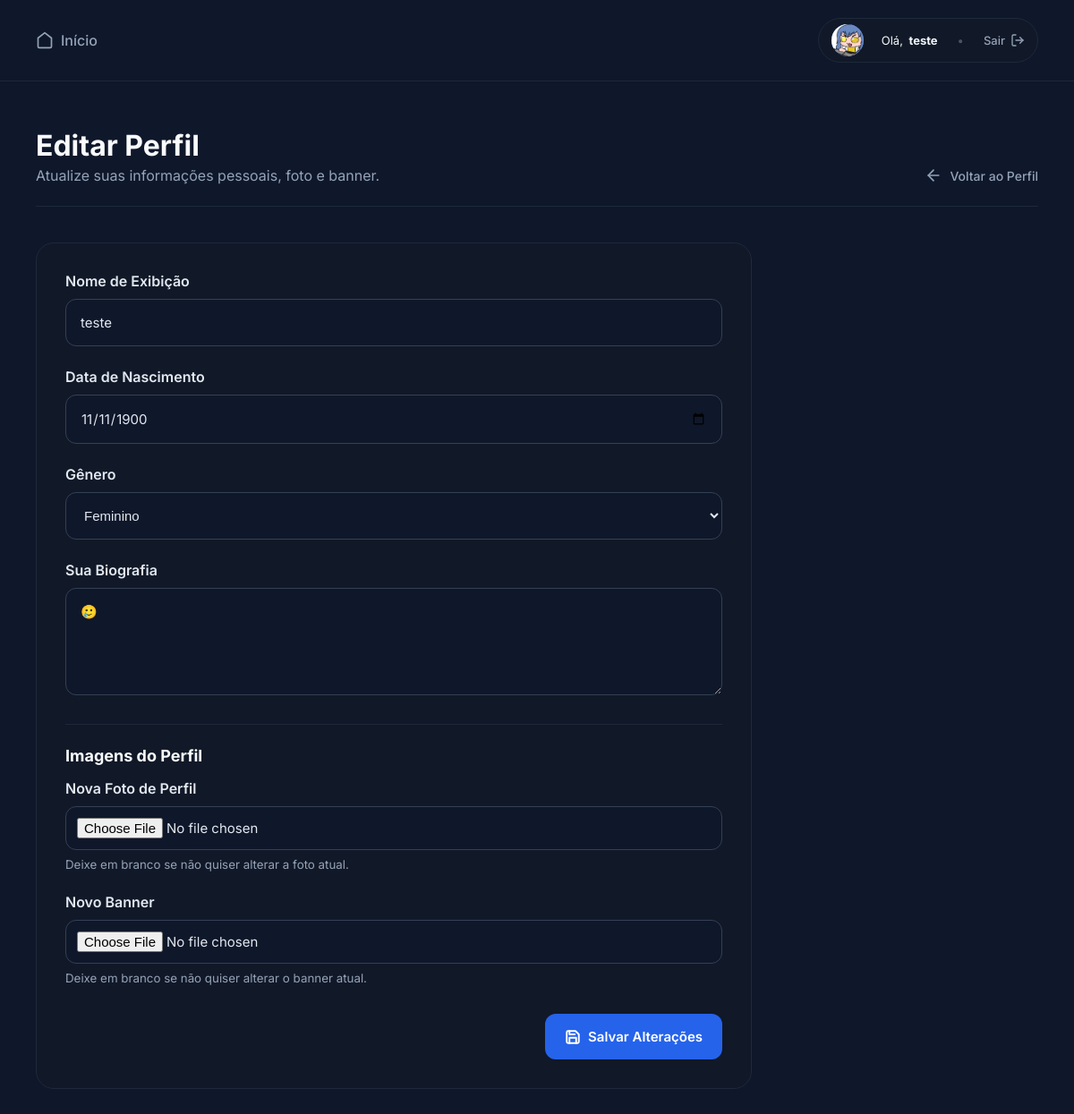
/cms/admin/editar-perfil.php (signed in), run on an earlier commit of the app's database.
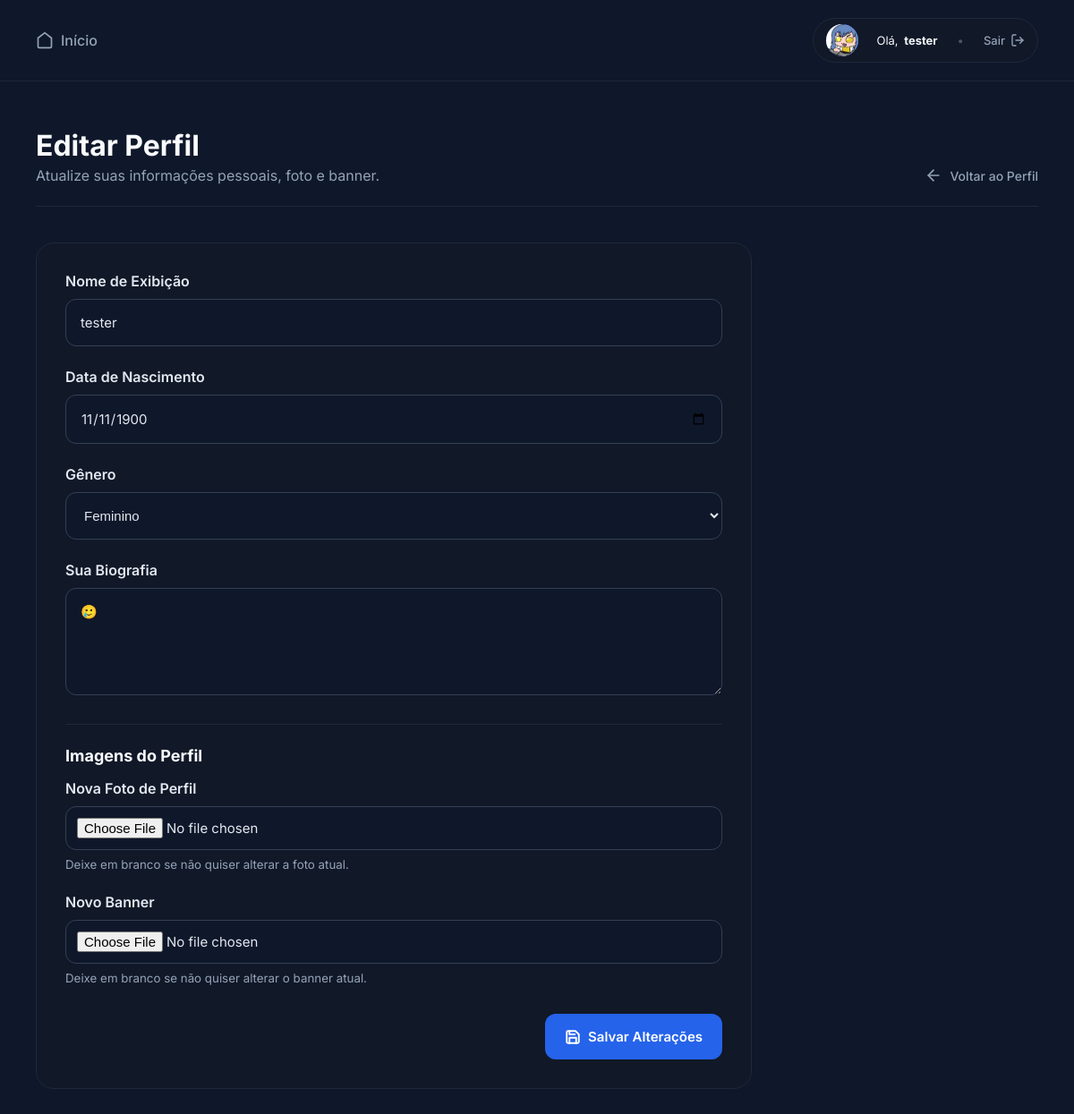
And on a later commit of the database.
### tables this page shows
CREATE TABLE `usuarios` (
  `id` int(11) NOT NULL,
  `nome` varchar(100) NOT NULL,
  `foto` varchar(255) DEFAULT NULL,
  `banner` varchar(255) DEFAULT NULL,
  `biografia` text DEFAULT NULL,
  `data_nascimento` date DEFAULT NULL,
  `genero` varchar(50) DEFAULT NULL,
  `username` varchar(50) NOT NULL,
  `email` varchar(100) NOT NULL,
  `senha` varchar(255) NOT NULL,
  `criado_em` timestamp NOT NULL DEFAULT current_timestamp()
);

### cms/admin/editar-perfil.php (the view, shortened to what the changed rows need)
<?php
require_once("../config/database.php");
$id_logado = $_SESSION["usuario_id"];
$sql_user = "SELECT nome, biografia, data_nascimento, genero, foto, banner FROM usuarios WHERE id = ?";
$stmt_user = mysqli_prepare($conn, $sql_user);
mysqli_stmt_bind_param($stmt_user, "i", $id_logado);
mysqli_stmt_execute($stmt_user);
$usuario = mysqli_fetch_assoc(mysqli_stmt_get_result($stmt_user));
include("../includes/header.php");
?>
<main class="conteudo-admin">
    <div class="topo-pagina">
        <div>
            <h2>Editar Perfil</h2>
        </div>
    </div>
    <div class="card-formulario" style="max-width: 800px;">
        <form action="editar-perfil.php" method="POST" enctype="multipart/form-data">
            <div class="grupo-formulario">
                <label for="nome">Nome de Exibição</label>
                <input type="text" id="nome" name="nome" value="<?= htmlspecialchars($usuario['nome'] ?? '') ?>" required>
            </div>
            <div class="grupo-formulario">
                <label for="data_nascimento">Data de Nascimento</label>
                <input type="date"
                id="data_nascimento"
                name="data_nascimento"
                value="<?= htmlspecialchars($usuario['data_nascimento'] ?? '') ?>"
                min="1900-01-01"
                max="<?= date('Y-m-d'); ?>">
            </div>
            <div class="grupo-formulario">
                <label for="genero">Gênero</label>
                <select id="genero" name="genero" style="background: #0f172a; border: 1px solid #334155; border-radius: 12px; padding: 16px; color: #e2e8f0; font-size: 15px; width: 100%; outline: none; cursor: pointer;">
                    <option value="Feminino" <?= ($usuario['genero'] == 'Feminino') ? 'selected' : '' ?>>Feminino</option>
                </select>
            </div>
            <div class="grupo-formulario">
                <label for="biografia">Sua Biografia</label>
                <textarea id="biografia" name="biografia" placeholder="Conte um pouco sobre você..."><?= htmlspecialchars($usuario['biografia'] ?? '') ?></textarea>
            </div>
        </form>
    </div>
</main>
<?php include("../includes/footer.php"); ?>

### cms/includes/topo.php (shortened to what the changed rows need)
<header class="header-global" style="display: flex; justify-content: space-between; align-items: center; padding: 20px 40px; background: #0f172a; border-bottom: 1px solid #1e293b;">
    <div class="user-badge" style="display: flex; align-items: center; gap: 12px;">
        <a href="../admin/perfil.php?u=<?= urlencode($_SESSION['usuario_username'] ?? ''); ?>" class="btn-perfil" style="text-decoration: none; color: #f8fafc;">
            <span>Olá, <strong><?= htmlspecialchars($_SESSION["usuario_nome"] ?? 'Visitante'); ?></strong></span>
        </a>
    </div>
</header>

What changed in the data, as far as the page shows it:
changed usuarios "Feminino": nome "teste" → "tester"
Also different on the page:
$_SESSION["usuario_nome"]: "teste" → "tester"
